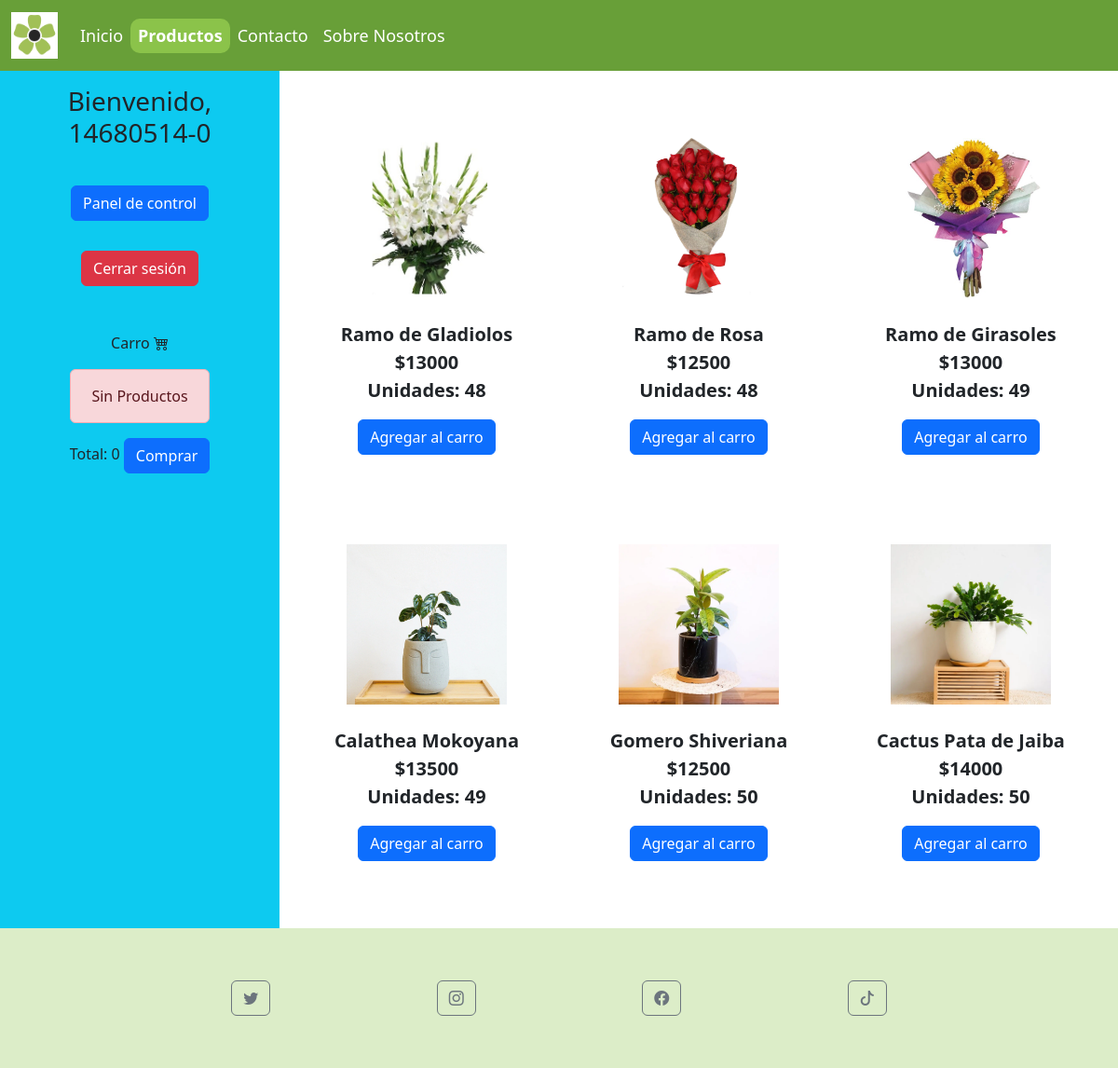
The page /Webapp/productos (signed in) on the database its author committed.
### Webapp/models.py (models this page shows, shortened)
class producto(models.Model):
    idProducto = models.AutoField(primary_key=True)
    nombreProducto = models.CharField(max_length=20, blank=False, null=False)
    precioProducto = models.IntegerField()
    stockProducto = models.IntegerField()

### Webapp/views.py (the view)
# urls.py: path("productos", views.productos, name="productos"),
def productos(request):
    pro = producto.objects.all()
    carrito = Carrito(request)
    total = carrito.obtener_total()
    context = {
        "producto": pro,
        "total": total,
    }
    return render(request, "pages/productos.html", context)

### Webapp/carro.py (called while the page is built)
    def obtener_total(self):
      total = 0
      for item in self.carrito.values():
          total += item["acumulado"]
      return total

### Webapp/templates/pages/productos.html (shortened to what this page needs)
<!DOCTYPE html>
<html lang="en">
<head>
  {% load static %}
  <link rel="stylesheet" href="{% static 'css/styles.css' %}">
  <link rel="stylesheet" href="https://cdn.jsdelivr.net/npm/bootstrap-icons@1.10.5/font/bootstrap-icons.css">
  <link href="https://cdn.jsdelivr.net/npm/bootstrap@5.3.0/dist/css/bootstrap.min.css" rel="stylesheet">
</head>
<body>
  <nav class="barra navbar navbar-expand-md">
    <div class="container-fluid">
      <div class="collapse navbar-collapse" id="navbarmenu">
        <a class="navbar-brand" href="#">
          <img src="{% static 'img/icon.png' %}" width="50px">
        </a>
        <ul class="navbar-nav d-flex justify-content-center align-items-center">
          <li class="nav-item">
            <a class="nav-link" aria-current="page" href={% url 'index' %}>Inicio</a>
          </li>
          <li class="nav-item">
            <a class="nav-link activo" href="{% url 'productos' %}">Productos</a>
          </li>
          <li class="nav-item">
            <a class="nav-link" href="{% url 'contacto' %}">Contacto</a>
          </li>
          <li class="nav-item">
            <a class="nav-link" href="{% url 'nosotros' %}">Sobre Nosotros</a>
          </li>
        </ul>
      </div>
    </div>
  </nav>
<main>
  <div class="container-fluid">
    <div class="row d-flex">
      <div class="bg-info col-3 col-md-3 d-flex justify-content-star align-items-center flex-column">
        {% if request.session.runCliente %}
        <div class="p-3 text-center">
          <h3>Bienvenido, {{  request.session.runCliente }}</h3>
        </div>
        <div class="p-3">
          <a class="btn btn-primary" href="{% url 'usuario' %}">Panel de control</a>
        </div>
        <div class="p-3">
          <a class="btn btn-danger" href="{% url 'salir' %}">Cerrar sesión</a>
        </div>
        <div class="">
          <p class="text-center">Carro <i class="bi bi-cart4"></i></p>
            <form action="comprar" method="POST">
              {% if request.session.carrito.items %}
                <tbody>
                {% for key, value in request.session.carrito.items %}
                  <tr>
                    <input type="hidden" name="idProducto" value="{{ value.producto_id }}">
                    <td>{{ value.nombre }}</td>
                    <td><input type="hidden" name="cantidadProducto" value="{{ value.cantidad }}">{{ value.cantidad }}</td>
                    <td>${{ value.acumulado }}</td>
                    <td class="text-center"><a href="{% url 'restarProducto' value.producto_id %}"><i class="bi bi-dash-square"></i></a></td>
                  </tr>
                {% endfor %}
                </tbody>
              {% else %}
                <tr>
                  <td colspan="3">
                    <div class="alert alert-danger text-center">Sin Productos</div>
                  </td>
                </tr>
              {% endif %}
              <tr>
                <th>Total:</th>
                <td><input type="hidden" name="totalPedido" value="{{ total }}">{{ total }}</td>
                <td><button type="submit" class="btn btn-primary">Comprar</button></td>
              </tr>
            </form>
        </div>
        {% endif %}
      </div>
      <div class="col-9 col-md-9 p-4">
        <div class="row productos">
            <div class="col-12 col-md-4 my-5 d-flex justify-content-center align-items-center flex-column">
                <img src="{% static 'img/ramo-de-gladiolos-1.png' %}" class="img-fluid px-2 px-md-5 mb-4">
              <p class="text-center">{{producto.0.nombreProducto}}<br>
                ${{producto.0.precioProducto}} <br>
                <span>Unidades:</span> {{producto.0.stockProducto}}
              </p>
              <a href="{% url 'agregarProducto' producto.0.idProducto %}" class="btn btn-primary">Agregar al carro</a>
            </div>
            <div class="col-12 col-md-4 mb-5 d-flex justify-content-end align-items-center flex-column">
                <img src="{% static 'img/ramo-de-18-rosas-en-arpillers.png' %}" class="img-fluid px-2 px-md-5 mb-4">
              <p class="text-center">{{producto.1.nombreProducto}}<br>
                ${{producto.1.precioProducto}} <br>
                <span>Unidades:</span> {{producto.1.stockProducto}}
              </p>
              <a href="{% url 'agregarProducto' producto.1.idProducto %}" class="btn btn-primary">Agregar al carro</a>
            </div>
            <div class="col-12 col-md-4 mb-5 d-flex justify-content-end align-items-center flex-column">
                <img src="{% static 'img/RAMO-DE-10-GIRSAOLES-Y-GYPSUPHILIA.png' %}" class="img-fluid px-2 px-md-5 mb-4">
              <p class="text-center">{{producto.2.nombreProducto}}<br>
                ${{producto.2.precioProducto}} <br>
                <span>Unidades:</span> {{producto.2.stockProducto}}
              </p>
              <a href="{% url 'agregarProducto' producto.2.idProducto %}" class="btn btn-primary">Agregar al carro</a>
            </div>
        </div>
        <div class="row productos">
          <div id="productos" class="col-12 col-md-4 my-5 d-flex justify-content-center align-items-center flex-column">
            <img src="{% static 'img/Calathea_Mokoyana.webp' %}" class="img-fluid px-2 px-md-5 mb-4">
            <p class="text-center">{{producto.3.nombreProducto}}<br>
              ${{producto.3.precioProducto}} <br>
              <span>Unidades:</span> {{producto.3.stockProducto}}
            </p>
            <a href="{% url 'agregarProducto' producto.3.idProducto %}" class="btn btn-primary">Agregar al carro</a>
          </div>
          <div id="productos" class="col-12 col-md-4 mb-5 d-flex justify-content-end align-items-center flex-column">
            <img src="{% static 'img/Gomero_Shiveriana.webp' %}" class="img-fluid px-2 px-md-5 mb-4">
            <p class="text-center">{{producto.4.nombreProducto}}<br>
              ${{producto.4.precioProducto}} <br>
              <span>Unidades:</span> {{producto.4.stockProducto}}
            </p>
            <a href="{% url 'agregarProducto' producto.4.idProducto %}" class="btn btn-primary">Agregar al carro</a>
          </div>
          <div id="productos" class="col-12 col-md-4 mb-5 d-flex justify-content-end align-items-center flex-column">
            <img src="{% static 'img/Pata-de-Jaiba.webp' %}" class="img-fluid px-2 px-md-5 mb-4">
            <p class="text-center">{{producto.5.nombreProducto}}<br>
              ${{producto.5.precioProducto}} <br>
              <span>Unidades:</span> {{producto.5.stockProducto}}
            </p>
            <a href="{% url 'agregarProducto' producto.5.idProducto %}" class="btn btn-primary">Agregar al carro</a>
          </div>
        </div>
      </div>
    </div>
  </div>
</main>
<footer>
  <div class="container-fluid d-flex justify-content-center " style="background-color: #DCEDC8;">
    <div class="row w-75 pie">
      <div class="col-6 col-md-3 d-flex justify-content-center align-items-center">
        <a href="https://twitter.com/">
          <button class="btn btn-outline-secondary">
            <i class="bi bi-twitter"></i>
          </button>
        </a>
      </div>
      <div class="col-6 col-md-3 d-flex justify-content-center align-items-center">
        <a href="https://instagram.com/">
          <button class="btn btn-outline-secondary">
            <i class="bi bi-instagram"></i>
          </button>
        </a>
      </div>
      <div class="col-6 col-md-3 d-flex justify-content-center align-items-center">
        <a href="https://facebook.com/">
          <button class="btn btn-outline-secondary">
            <i class="bi bi-facebook"></i>
          </button>
        </a>
      </div>
      <div class="col-6 col-md-3 d-flex justify-content-center align-items-center">
        <a href="https://tiktok.com/">
          <button class="btn btn-outline-secondary">
            <i class="bi bi-tiktok"></i>
          </button>
        </a>
      </div>
    </div>
  </div>
</footer>
</body>
</html>

### Webapp/static/css/styles.css (style rules this page uses)
.barra { background-color: #689F38; font-size: 18px; color: white; }
.barra .nav-link { color: white; padding: 5px; }
.barra .activo { color: white; font-weight: bold; background-color: #8BC34A; border-radius: 10px; }
.productos p { font-size: 20px; font-weight: bold; }
.pie { height: 150px; background-color: #DCEDC8; color: black; font-size: 18px; }

### rows shown on the page
producto: nombreProducto "Ramo de Gladiolos", precioProducto "13000", stockProducto "48"
producto: nombreProducto "Ramo de Rosa", precioProducto "12500", stockProducto "48"
producto: nombreProducto "Ramo de Girasoles", precioProducto "13000", stockProducto "49"
producto: nombreProducto "Calathea Mokoyana", precioProducto "13500", stockProducto "49"
producto: nombreProducto "Gomero Shiveriana", precioProducto "12500", stockProducto "50"
producto: nombreProducto "Cactus Pata de Jaiba", precioProducto "14000", stockProducto "50"

### other values the page prints
{{ request.session.runCliente }} "14680514-0"
{{ total }} "0"
